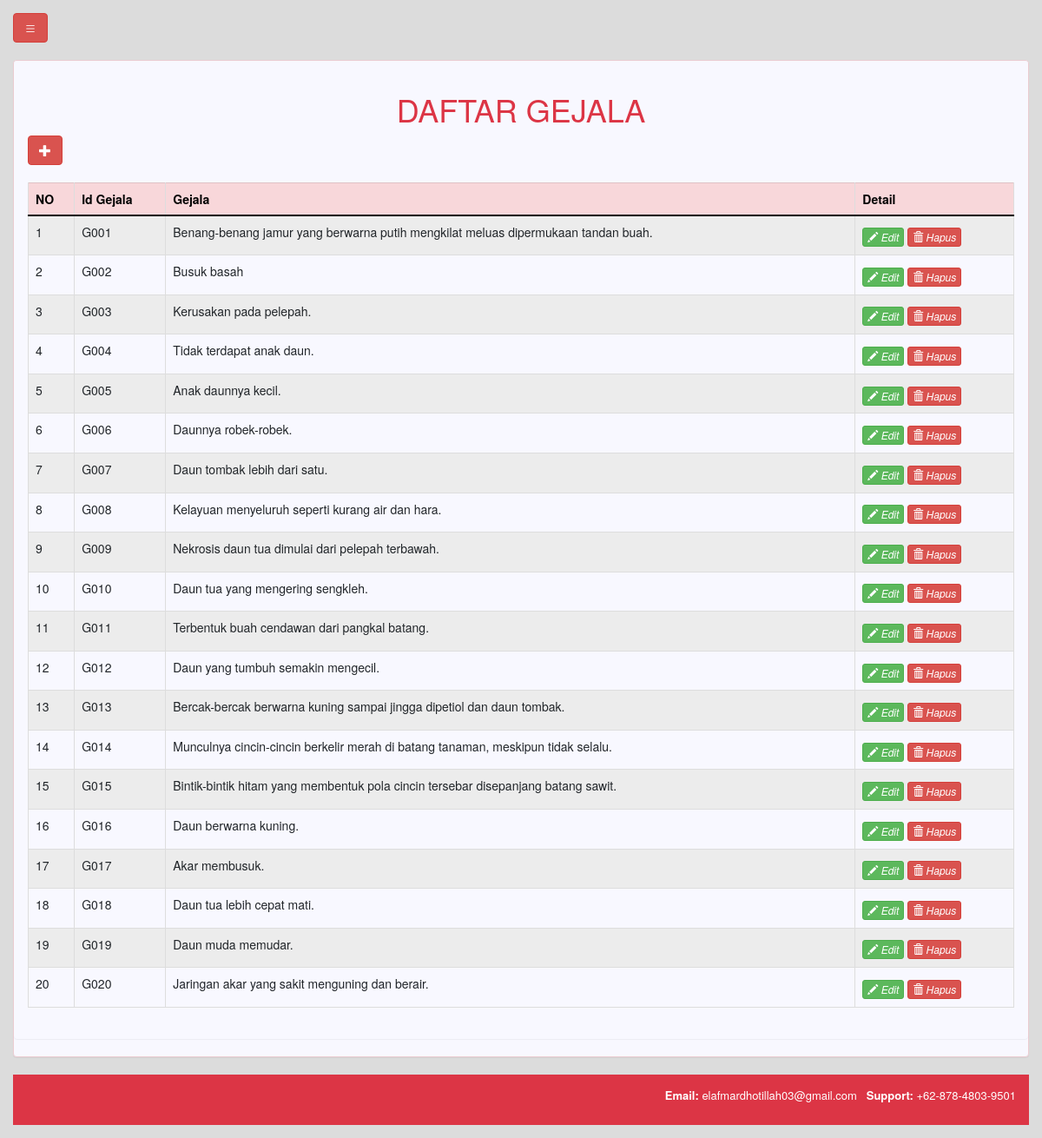
Screenshot of /gejala.php with the database file from the repository.
### tables this page shows
CREATE TABLE `gejala` (
  `idgejala` varchar(10) NOT NULL,
  `gejala` varchar(1000) NOT NULL
);

### gejala.php (the view, shortened to what this page needs)
<?php
include('koneksi.php');
?>
<!DOCTYPE html>
<html lang="en">
<head>
  <link rel="stylesheet" href="https://maxcdn.bootstrapcdn.com/bootstrap/3.3.7/css/bootstrap.min.css">
  <link rel="stylesheet" href="css/style.css">
</head>
<body>
    <?php include('menuadmin.php');?>
    <div class="panel panel-danger">
        <div class="panel panel-body">
    <div class="col-12 text-left">
          <h1 class="text text-center text-danger">DAFTAR GEJALA</h1>
<a href="ainputgejala.php"><button type="button" class="btn btn-danger">
  <span class="glyphicon glyphicon-plus" aria-hidden="true"></span>
</button></a>
    	<br><br>
            <div class="box-body table-responsive">
                <table id="example1" class="table table-bordered table-striped table-hover">
                    <thead>
                        <tr class="table-danger">
                            <th>NO</th>
                            <th>Id Gejala</th>
							<th>Gejala</th>
                            <th>Detail</th>
                        </tr>
                    </thead>
                     <?php
$queri="Select * From gejala";
$hasil=mysqli_query ($konek_db,$queri);
$id = 0;
while ($data = mysqli_fetch_array ($hasil)){
 			$id++;
 			echo "
        			<tr>
        			<td>".$id."</td>
					<td>".$data[0]."</td>
        			<td>".$data[1]."</td>
                    <td><a href=\"aeditgejala.php?id=".$data[0]."\"><i class='btn btn-xs btn-success'><span class='glyphicon glyphicon-pencil'></span> Edit </i></a>"."  <a href=\"adeletegejala.php?id=".$data[0]."\"  onclick='return checkDelete()'><i class='btn btn-xs btn-danger'><span class='glyphicon glyphicon-trash'></span> Hapus </i></a>"."</td>
        		</tr>
        	";
			}
 ?>
</table>
            </div>
    </div>
  </div>
</div>
<footer class="navbar-danger text-right">
  <p style="font-size: 13px;"><strong>Email: </strong>elafmardhotillah03@gmail.com
        &nbsp;
        <strong>Support: </strong>+62-878-4803-9501</p>
</footer>
</body>
</html>

### css/style.css (style rules this page uses)
.navbar-danger { background-color: #dc3545; }
footer { background-color: #FF0000; color: white; padding: 15px; }

### menuadmin.php (style rules this page uses)
body { background-color: #DCDCDC; }
.panel { background-color: #F8F8FF; }
a { text-decoration: none; font-size: 20px; }

### rows the page displays
gejala: idgejala "G001", gejala "Benang-benang jamur yang berwarna putih mengkilat meluas dipermukaan tandan buah."
gejala: idgejala "G002", gejala "Busuk basah"
gejala: idgejala "G003", gejala "Kerusakan pada pelepah."
gejala: idgejala "G004", gejala "Tidak terdapat anak daun."
gejala: idgejala "G005", gejala "Anak daunnya kecil."
gejala: idgejala "G006", gejala "Daunnya robek-robek."
gejala: idgejala "G007", gejala "Daun tombak lebih dari satu."
gejala: idgejala "G008", gejala "Kelayuan menyeluruh seperti kurang air dan hara."
gejala: idgejala "G009", gejala "Nekrosis daun tua dimulai dari pelepah terbawah."
gejala: idgejala "G010", gejala "Daun tua yang mengering sengkleh."
gejala: idgejala "G011", gejala "Terbentuk buah cendawan dari pangkal batang."
gejala: idgejala "G012", gejala "Daun yang tumbuh semakin mengecil."
gejala: idgejala "G013", gejala "Bercak-bercak berwarna kuning sampai jingga dipetiol dan daun tombak."
gejala: idgejala "G014", gejala "Munculnya cincin-cincin berkelir merah di batang tanaman, meskipun tidak selalu."
gejala: idgejala "G015", gejala "Bintik-bintik hitam yang membentuk pola cincin tersebar disepanjang batang sawit."
gejala: idgejala "G016", gejala "Daun berwarna kuning."
gejala: idgejala "G017", gejala "Akar membusuk."
gejala: idgejala "G018", gejala "Daun tua lebih cepat mati."
gejala: idgejala "G019", gejala "Daun muda memudar."
gejala: idgejala "G020", gejala "Jaringan akar yang sakit menguning dan berair."
